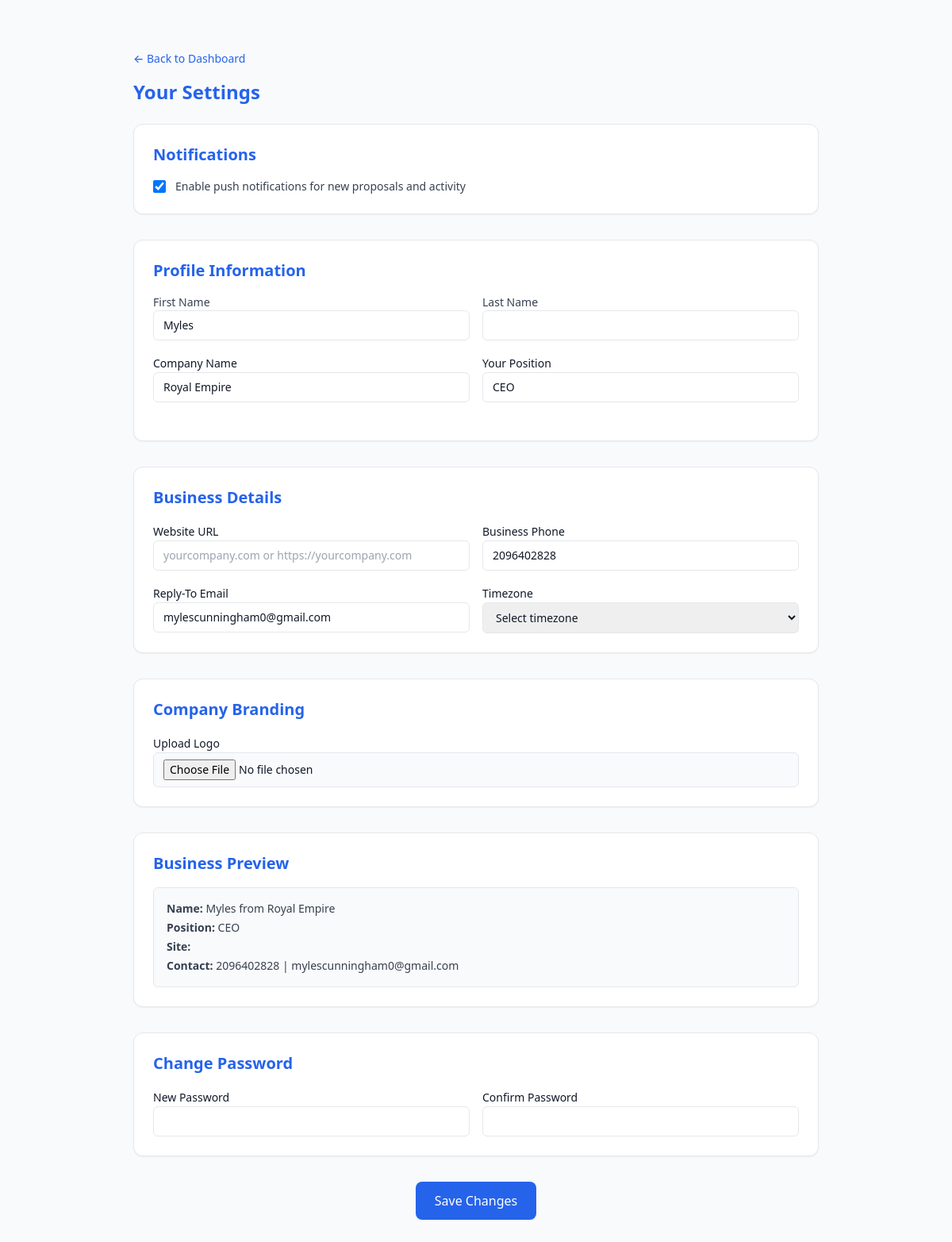
The app's page /settings (signed in) with its own data.
### tables this page shows
CREATE TABLE automation_settings (
            email TEXT PRIMARY KEY,
            tone TEXT,
            full_auto BOOLEAN,
            accept_offers BOOLEAN,
            reject_offers BOOLEAN,
            length TEXT,
            first_name TEXT,
            company_name TEXT,
            position TEXT,
            website TEXT,
            phone TEXT,
            reply_to TEXT,
            timezone TEXT,
            logo TEXT
        , last_name TEXT);

### app.py (the view, shortened to what this page needs)
@app.route("/settings", methods=["GET", "POST"])
def settings():
    if "email" not in session:
        return redirect(url_for("login"))
    conn = get_db_connection()
    settings = conn.execute("""
        SELECT first_name, last_name, company_name, position,
               website, phone, reply_to, timezone
        FROM automation_settings WHERE email = ?
    """, (session["email"],)).fetchone()
    settings = dict(settings) if settings else {}
    user = conn.execute("SELECT notifications_enabled FROM users WHERE email = ?", (session["email"],)).fetchone()
    if user:
        settings["notifications_enabled"] = user["notifications_enabled"]
    else:
        settings["notifications_enabled"] = 1  # Default to ON if not set
    conn.close()
    return render_template("settings.html", settings=settings)

### app.py (called while the page is built)
@app.before_request
def restrict_routes():
    PUBLIC_PATHS = {
        "/",
        "/login",
        "/signup",
        "/test_proposal",
        "/proposal",
        "/proposal/",
        "/proposal/public",
        "/proposal_view",
        "/landing",
        "/test-stripe-signup"
    }
    print(f"[DEBUG] PUBLIC_PATHS: {PUBLIC_PATHS}")
    print(f"[DEBUG] Incoming path: {request.path}")
    if request.path.startswith("/proposal/"):
        print("[DEBUG] Access granted to public proposal page")
        return
    if request.path.startswith("/thank-you"):
        print("[DEBUG] Access granted to thank-you page")
        return
    for public_path in PUBLIC_PATHS:
        if request.path.startswith(public_path):
            return
    if "email" not in session:
        return "Unauthorized", 403

@app.context_processor
def inject_user():
    return dict(email=session.get("email"))

@app.before_request
def load_user():
    g.email = session.get("email")

@app.context_processor
def inject_user():
    return dict(email=g.email)

### models.py (called while the page is built)
def get_db_connection():
    conn = sqlite3.connect(
        DATABASE,
        detect_types=sqlite3.PARSE_DECLTYPES,
        check_same_thread=False
    )
    conn.row_factory = sqlite3.Row
    conn.execute("PRAGMA foreign_keys = ON;")
    return conn

### templates/settings.html (shortened to what this page needs)
{% extends "base.html" %}
{% block content %}
<div class="max-w-4xl mx-auto px-4 py-10">
  <a href="{{ url_for('dashboard') }}" class="text-blue-600 hover:text-blue-800 text-sm font-medium block mb-4">
    &larr; Back to Dashboard
  </a>
  <h2 class="text-2xl font-bold mb-6 text-blue-600">Your Settings</h2>
  <form method="POST" action="{{ url_for('settings') }}" enctype="multipart/form-data" class="space-y-8">
    <div class="bg-white border rounded-xl shadow-sm p-6">
      <h3 class="text-xl font-semibold mb-4 text-blue-600">Notifications</h3>
      <div class="flex items-center gap-3">
        <input
          type="checkbox"
          id="notifications_enabled"
          name="notifications_enabled"
          {% if settings.notifications_enabled %}checked{% endif %}
          class="h-4 w-4 text-blue-600 border-gray-300 rounded"
        >
        <label for="notifications_enabled" class="text-sm text-gray-700">
          Enable push notifications for new proposals and activity
        </label>
      </div>
    </div>
    <div class="bg-white border rounded-xl shadow-sm p-6">
      <h3 class="text-xl font-semibold mb-4 text-blue-600">Profile Information</h3>
      <div class="grid grid-cols-1 md:grid-cols-2 gap-4 mb-6">
        <div>
          <label for="first_name" class="block text-sm font-medium text-gray-700">First Name</label>
          <input type="text" name="first_name" value="{{ settings.first_name or '' }}" class="w-full border rounded-md px-3 py-2 text-sm" />
        </div>
        <div>
          <label for="last_name" class="block text-sm font-medium text-gray-700">Last Name</label>
          <input type="text" name="last_name" value="{{ settings.last_name or '' }}" class="w-full border rounded-md px-3 py-2 text-sm" />
        </div>
        <div>
          <label class="text-sm font-medium">Company Name</label>
          <input type="text" name="company_name" value="{{ settings.company_name or '' }}" class="w-full border rounded-md px-3 py-2 text-sm" />
        </div>
        <div>
          <label class="text-sm font-medium">Your Position</label>
          <input type="text" name="position" value="{{ settings.position or '' }}" class="w-full border rounded-md px-3 py-2 text-sm" />
        </div>
      </div>
    </div>
    <div class="bg-white border rounded-xl shadow-sm p-6">
      <h3 class="text-xl font-semibold mb-4 text-blue-600">Business Details</h3>
      <div class="grid grid-cols-1 md:grid-cols-2 gap-4">
        <div>
          <label class="text-sm font-medium">Website URL</label>
          <input type="text" name="website" value="{{ settings.website or '' }}" class="w-full border rounded-md px-3 py-2 text-sm" placeholder="yourcompany.com or https://yourcompany.com" />
        </div>
        <div>
          <label class="text-sm font-medium">Business Phone</label>
          <input type="tel" name="phone" value="{{ settings.phone or '' }}" class="w-full border rounded-md px-3 py-2 text-sm" placeholder="+1 (555) 123-4567" />
        </div>
        <div>
          <label class="text-sm font-medium">Reply-To Email</label>
          <input type="email" name="reply_to" value="{{ settings.reply_to or '' }}" class="w-full border rounded-md px-3 py-2 text-sm" placeholder="you@yourcompany.com" />
        </div>
        <div>
          <label class="text-sm font-medium">Timezone</label>
          <select name="timezone" class="w-full border rounded-md px-3 py-2 text-sm">
            <option value="">Select timezone</option>
          </select>
        </div>
      </div>
    </div>
    <div class="bg-white border rounded-xl shadow-sm p-6">
      <h3 class="text-xl font-semibold mb-4 text-blue-600">Company Branding</h3>
      <div>
        <label class="text-sm font-medium">Upload Logo</label>
        <input type="file" name="logo" accept="image/*" class="w-full border rounded-md px-3 py-2 text-sm bg-gray-50" />
      </div>
    </div>
    <div class="bg-white border rounded-xl shadow-sm p-6">
      <h3 class="text-xl font-semibold mb-4 text-blue-600">Business Preview</h3>
      <div class="border rounded-md p-4 text-sm text-gray-700 bg-gray-50 space-y-1">
        <p><strong>Name:</strong> {{ settings.first_name }} from {{ settings.company_name }}</p>
        <p><strong>Position:</strong> {{ settings.position }}</p>
        <p><strong>Site:</strong> <a href="{{ settings.website }}" class="text-blue-600 hover:underline">{{ settings.website }}</a></p>
        <p><strong>Contact:</strong> {{ settings.phone }} | {{ settings.reply_to }}</p>
      </div>
    </div>
    <div class="bg-white border rounded-xl shadow-sm p-6">
      <h3 class="text-xl font-semibold mb-4 text-blue-600">Change Password</h3>
      <div class="grid grid-cols-1 md:grid-cols-2 gap-4">
        <div>
          <label class="text-sm font-medium">New Password</label>
          <input type="password" name="new_password" class="w-full border rounded-md px-3 py-2 text-sm" />
        </div>
        <div>
          <label class="text-sm font-medium">Confirm Password</label>
          <input type="password" name="confirm_password" class="w-full border rounded-md px-3 py-2 text-sm" />
        </div>
      </div>
    </div>
    <div class="text-center">
      <button type="submit" class="bg-blue-600 text-white px-6 py-3 rounded-lg hover:bg-blue-700">
        Save Changes
      </button>
    </div>
  </form>
</div>
{% endblock %}

### records on screen
automation_settings: first_name "Myles", company_name "Royal Empire", position "CEO", phone "2096402828", reply_to "mylescunningham0@gmail.com"
